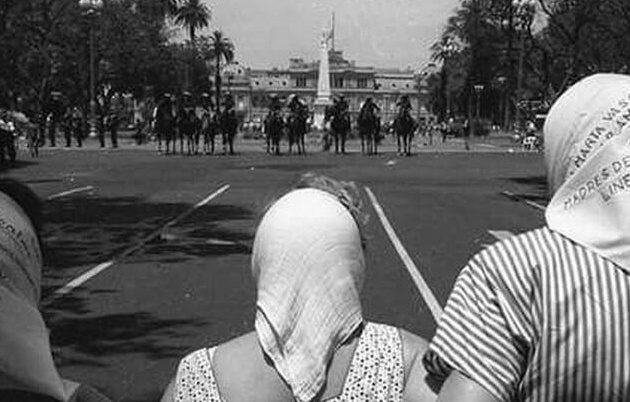
#> input picture ejemplos/u5/madres.jpg, 630 x 402 px
$ python negativa.py
#> lines starting #> are read from the running program, lines starting #| are printed output that depends on the picture
# -*- coding: utf-8 -*-
"""
Created on Tue Aug  9 01:16:04 2016

@author: emiliano
"""

from PIL import Image
img = Image.open('madres.jpg')
#> img is the input picture: PIL image 630x402 L; min 0, max 255, mean 104.3
ancho, alto = img.size
#> ancho = 630; alto = 402
for y in range(alto):
    for x in range(ancho):
        img.putpixel((x, y), 255 - img.getpixel((x, y)))
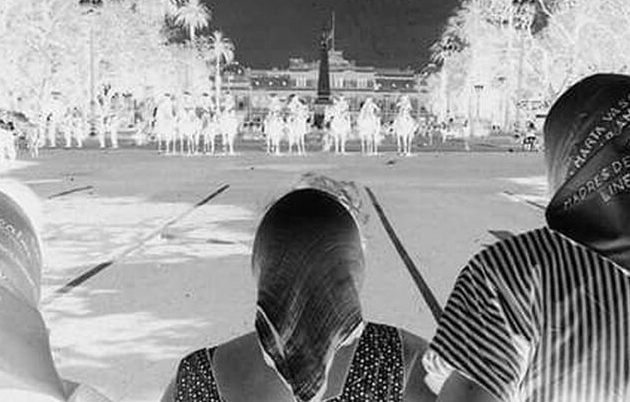
#> img: PIL image 630x402 L; min 0, max 255, mean 150.7
img.save("negativo.png")
